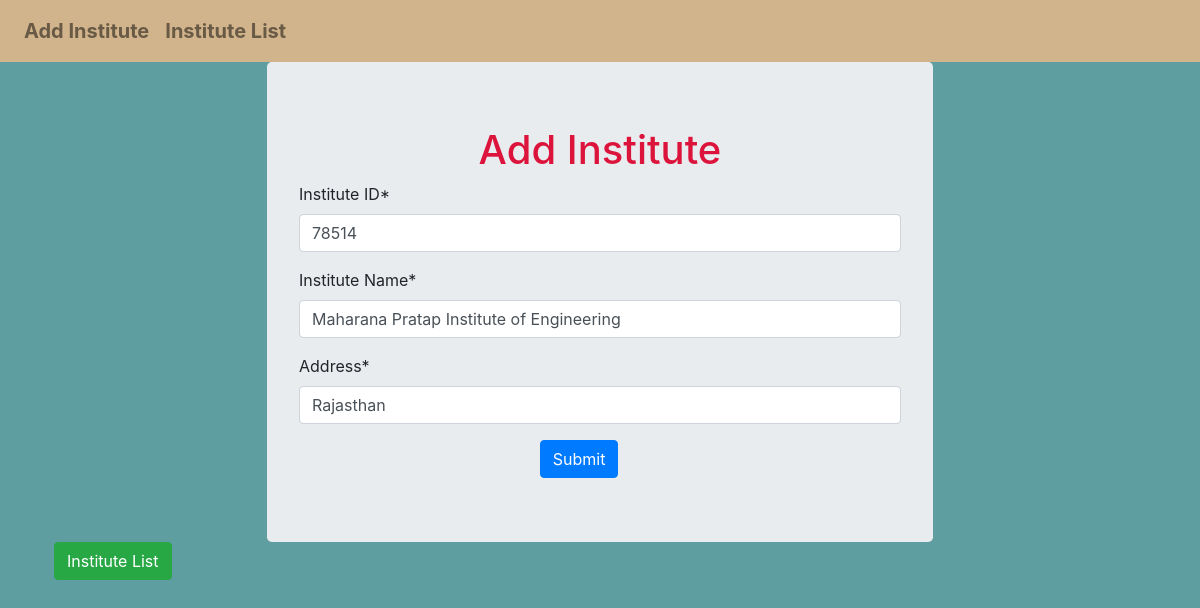
Page /institute/update/4/ on the committed database.
### InstituteApp/models.py (models this page shows)
class Institute(models.Model):
    Institute_ID = models.IntegerField()
    Institute_Name = models.CharField(max_length=100)
    Address = models.CharField(max_length=40)

### InstituteApp/views.py (the view, shortened to what this page needs)
# urls.py: path('update/<int:i>/',views.UpdateView.as_view(),name='update'),
class UpdateView(View):
    def get(self,request,i):
        inst = Institute.objects.get(id=i)
        form = InstituteModelForm(instance=inst)
        template_name = 'InstituteApp/addinstitute.html'
        context = {'form':form}
        return render(request, template_name, context)

### InstituteApp/forms.py
class InstituteModelForm(forms.ModelForm):
    class Meta:
        model = Institute
        fields = '__all__'

### templates/InstituteApp/addinstitute.html (shortened to what this page needs)
{% extends 'InstituteApp/base.html' %}
{% load crispy_forms_tags %}
{% block content %}
    <div class="container">
        <form method="post" class="jumbotron " enctype="multipart/form-data" style="margin:auto;width:60%">
            <h1 style="text-align:center;color:crimson">Add Institute</h1>
            {{form | crispy}}
            <input type="submit"  class="btn btn-primary " style="margin-left:40%">
        </form>
    </div>
    <a href="{% url 'show_list' %}"><button class="btn btn-success" style="margin-left:4.5%">Institute List</button></a>
{% endblock %}

### rows in the picture
Institute: Institute_ID "78514", Institute_Name "Maharana Pratap Institute of Engineering", Address "Rajasthan"
